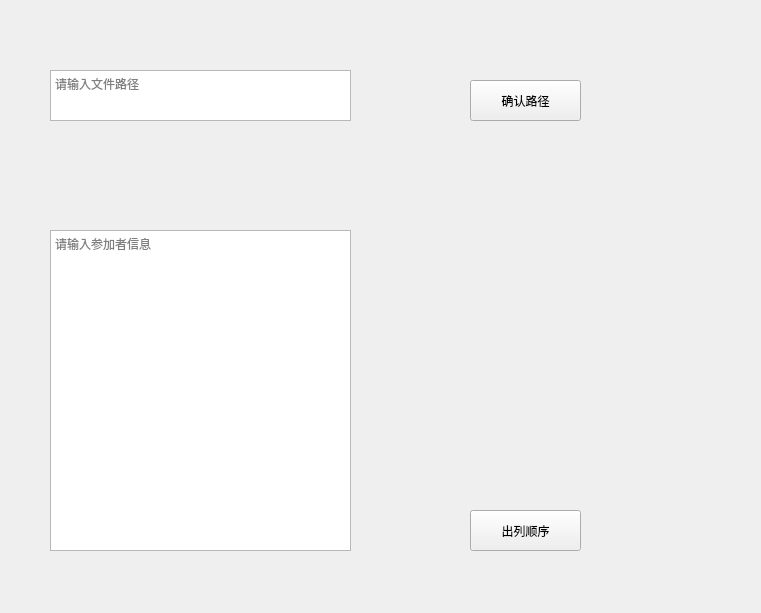
<?xml version="1.0" encoding="UTF-8"?>
<ui version="4.0">
 <class>Form</class>
 <widget class="QWidget" name="Form">
  <property name="geometry">
   <rect>
    <x>0</x>
    <y>0</y>
    <width>761</width>
    <height>613</height>
   </rect>
  </property>
  <property name="windowTitle">
   <string>Form</string>
  </property>
  <widget class="QPushButton" name="input_path_button">
   <property name="geometry">
    <rect>
     <x>470</x>
     <y>80</y>
     <width>111</width>
     <height>41</height>
    </rect>
   </property>
   <property name="text">
    <string>确认路径</string>
   </property>
  </widget>
  <widget class="QPlainTextEdit" name="path_text">
   <property name="geometry">
    <rect>
     <x>50</x>
     <y>70</y>
     <width>301</width>
     <height>51</height>
    </rect>
   </property>
   <property name="placeholderText">
    <string>请输入文件路径</string>
   </property>
  </widget>
  <widget class="QPushButton" name="input_poeple_button">
   <property name="geometry">
    <rect>
     <x>470</x>
     <y>510</y>
     <width>111</width>
     <height>41</height>
    </rect>
   </property>
   <property name="text">
    <string>出列顺序</string>
   </property>
  </widget>
  <widget class="QPlainTextEdit" name="people_text">
   <property name="geometry">
    <rect>
     <x>50</x>
     <y>230</y>
     <width>301</width>
     <height>321</height>
    </rect>
   </property>
   <property name="placeholderText">
    <string>请输入参加者信息</string>
   </property>
  </widget>
 </widget>
 <resources/>
 <connections/>
</ui>
